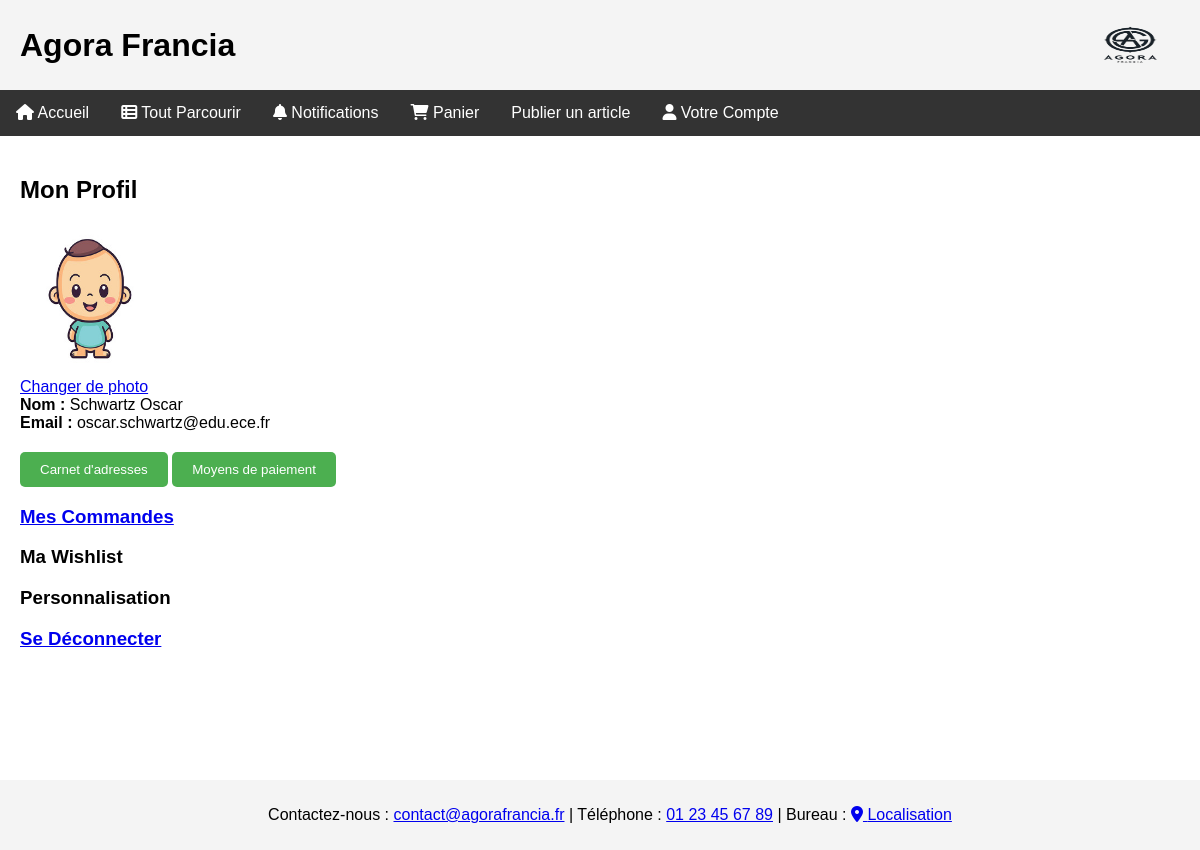
Page /profile.php (signed in) on the committed database.
### tables this page shows
CREATE TABLE `utilisateurs` (
  `id` int(11) NOT NULL,
  `nom` varchar(50) DEFAULT NULL,
  `prenom` varchar(50) DEFAULT NULL,
  `email` varchar(100) DEFAULT NULL,
  `mot_de_passe` varchar(255) DEFAULT NULL,
  `adresse` text DEFAULT NULL,
  `ville` varchar(50) DEFAULT NULL,
  `code_postal` varchar(20) DEFAULT NULL,
  `pays` varchar(50) DEFAULT NULL,
  `type_utilisateur` enum('admin','vendeur','acheteur') DEFAULT NULL,
  `photo` varchar(255) DEFAULT NULL,
  `image_fond` varchar(255) DEFAULT NULL
);

### profile.php (the view, shortened to what this page needs)
<?php
include 'db_connect.php';
$user_id = $_SESSION['user_id'];
$stmt = $pdo->prepare("SELECT * FROM utilisateurs WHERE id = ?");
$stmt->execute([$user_id]);
$user = $stmt->fetch();
?>
<!DOCTYPE html>
<html lang="fr">
<head>
    <link href="style.css" rel="stylesheet" type="text/css" />
    <link rel="stylesheet" href="https://cdnjs.cloudflare.com/ajax/libs/font-awesome/6.0.0-beta3/css/all.min.css">
</head>
<body>
<div class="wrapper">
    <div class="header">
        <h1>Agora Francia</h1>
        <img src="logo.png" width="100" height="100" alt="logoAgora">
    </div>
    <div class="navigation">
        <a href="#accueil"><i class="fas fa-home"></i> Accueil</a>
        <a href="#toutparcourir"><i class="fas fa-th-list"></i> Tout Parcourir</a>
        <a href="#notifications"><i class="fas fa-bell"></i> Notifications</a>
        <a href="#panier"><i class="fas fa-shopping-cart"></i> Panier</a>
        <?php if (isset($_SESSION['user_id'])): ?>
            <a href="publish_article.php">Publier un article</a>
        <?php endif; ?>
        <div class="dropdown">
            <a href="#votrecompte" class="dropbtn"><i class="fas fa-user"></i> Votre Compte</a>
        </div>
    </div>
    <div class="section">
        <h2>Mon Profil</h2>
        <img src="<?php echo $user['photo']; ?>" alt="Photo de Profil" width="150" height="150"><br>
        <a href="upload_photo.php">Changer de photo</a><br>
        <strong>Nom :</strong> <?php echo $user['prenom'] . ' ' . $user['nom']; ?><br>
        <strong>Email :</strong> <?php echo $user['email']; ?><br>
        <button id="toggle-addresses" class="btn">Carnet d'adresses</button>
        <button id="toggle-payments" class="btn">Moyens de paiement</button>
        <h3><a href="mes_commandes.php">Mes Commandes</a></h3>
        <h3>Ma Wishlist</h3>
        <h3>Personnalisation</h3>
        <h3><a href="logout.php">Se Déconnecter</a></h3>
    </div>
    <footer class="footer">
        <p>
            Contactez-nous : <a href="mailto:contact@agorafrancia.fr">contact@agorafrancia.fr</a> | Téléphone : <a href="tel:+33123456789">01 23 45 67 89</a> | Bureau : <a href="https://www.google.fr/maps/place/37+Quai+de+Grenelle,+75015+Paris/@48.8515004,2.2846575,17z/data=!3m1!4b1!4m6!3m5!1s0x47e6700497ee3ec5:0xdd60f514adcdb346!8m2!3d48.8515004!4d2.2872324!16s%2Fg%2F11bw3y1mf8?entry=ttu" target="_blank"><i class="fas fa-map-marker-alt"></i> Localisation</a>
        </p>
    </footer>
</div>
</body>
</html>

### style.css (style rules this page uses)
body { font-family: Arial, sans-serif; margin: 0; padding: 0; }
.wrapper { width: 100%; margin: 0 auto; min-height: 100vh; position: relative; padding-bottom: 50px; }
.header { background: #f4f4f4; padding: 20px; text-align: center; display: flex; justify-content: space-between; align-items: center; }
.header img { height: 50px; }
.header h1 { margin: 0; }
.navigation { background: #333; color: white; overflow: hidden; }
.navigation a { float: left; display: block; color: white; text-align: center; padding: 14px 16px; text-decoration: none; }
.section { padding: 20px; }
.footer { background: #f4f4f4; text-align: center; padding: 10px; position: fixed; bottom: 0; width: 100%; height: 50px; }
.dropdown { float: left; overflow: hidden; }
.dropdown .dropbtn { font-size: 16px; border: none; outline: none; color: white; padding: 14px 16px; background-color: inherit; font-family: inherit; margin: 0; }
#toggle-addresses, #toggle-payments, #toggle-orders, #toggle-logout { display: inline-block; margin-top: 20px; padding: 10px 20px; background-color: #4CAF50; color: white; border: none; border-radius: 5px; cursor: pointer; }

### rows in the picture
utilisateurs: photo (picture), prenom "Schwartz", nom "Oscar", email "oscar.schwartz@edu.ece.fr"
